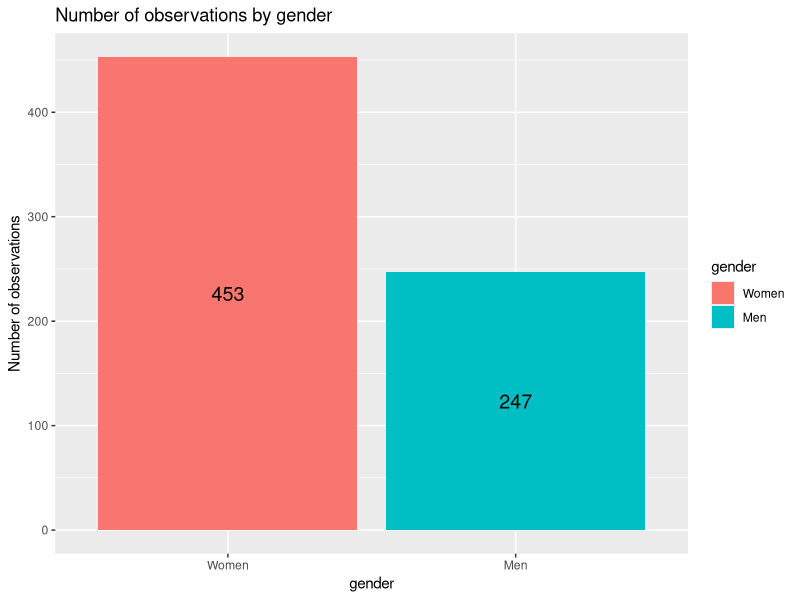
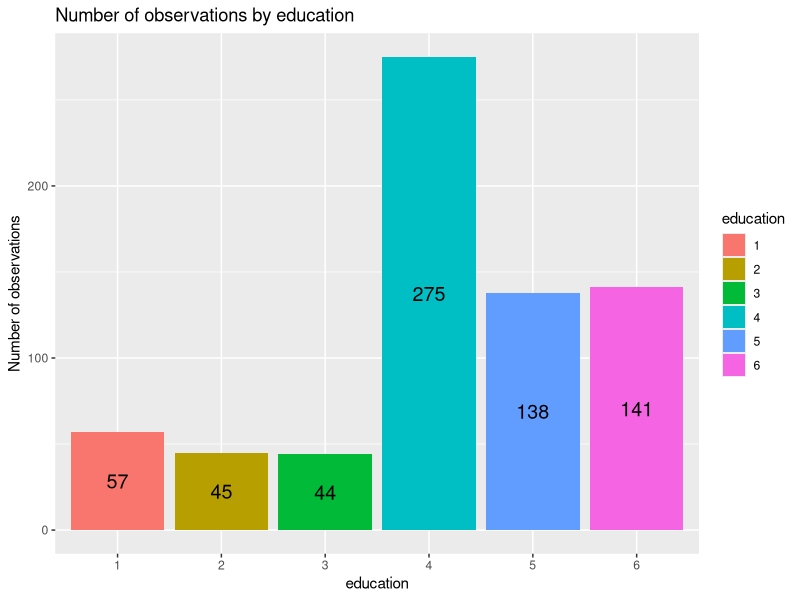
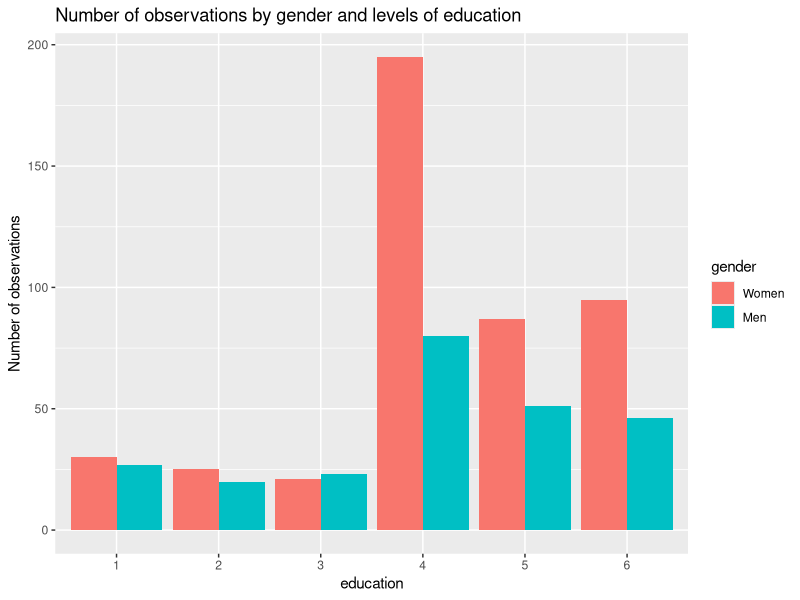
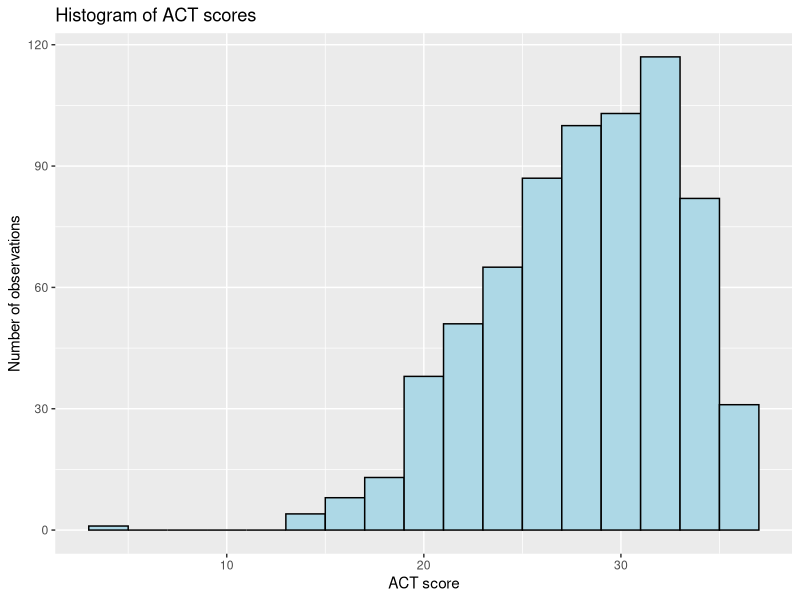
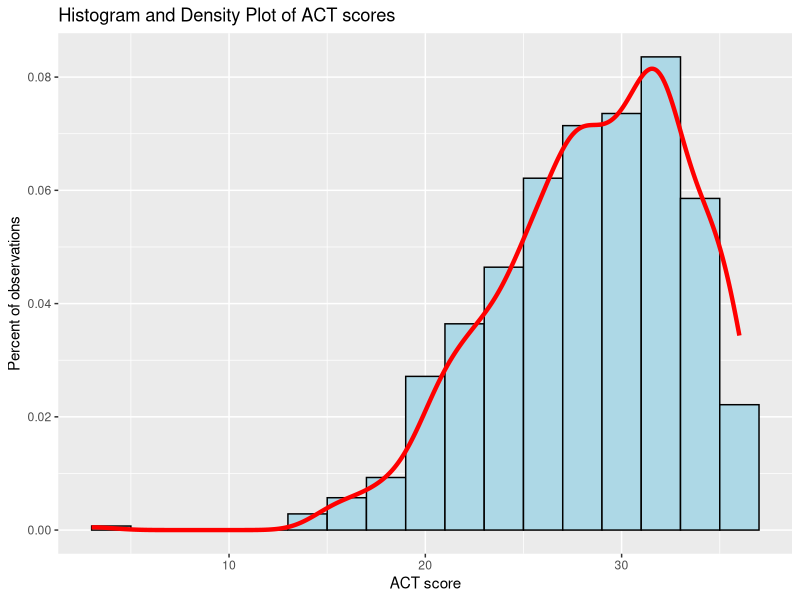
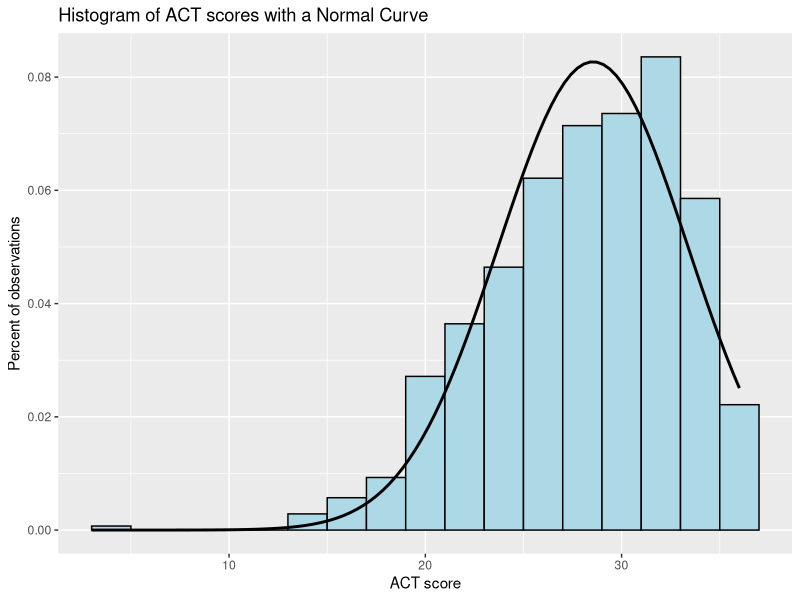
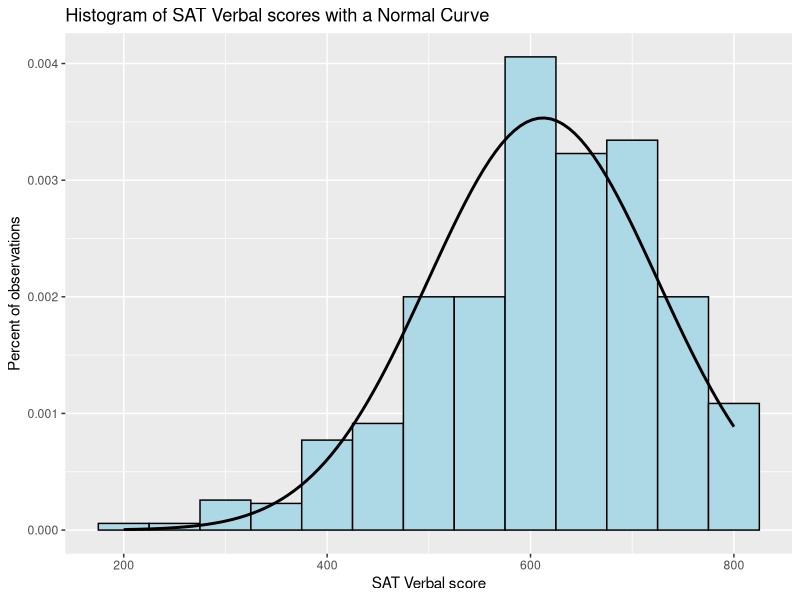
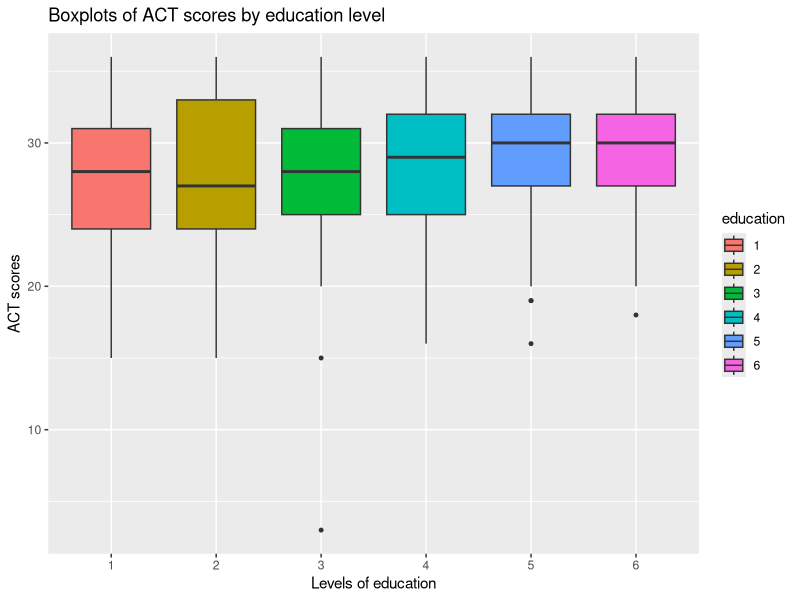

The R source for these figures, in order:
## ---- chunk 1
#install.packages("psych") # a statistical analysis package
#install.packages("rstatix") # a statistical analysis package
#install.packages("dplyr") # a data manipulation package
#install.packages("ggplot2") # a data visualization package
#install.packages("GGally") # a data visualization package (extension of ggplot2)
## ---- chunk 2
library(psych)
library(rstatix)
library(dplyr)
library(ggplot2)
library(GGally)
## ---- chunk 3
scores <- sat.act
## ---- chunk 4
# scores <-read.csv("sat.act.csv") # does not work in this case as you don't have a .csv file
## ---- chunk 5
# ?sat.act
## ---- chunk 6
head(scores) 
## ---- chunk 7
#view(scores)
## ---- chunk 8
nrow(scores) #To check the number of rows
ncol(scores) #To check the number of columns
## ---- chunk 9
str(scores)
## ---- chunk 10
typeof(scores$gender)
## ---- chunk 11
scores$gender <- as.factor(scores$gender)
## ---- chunk 12
is.factor(scores$gender)
## ---- chunk 13
typeof(scores$education)
## ---- chunk 14
scores$education <- as.factor(scores$education)
## ---- chunk 15
is.factor(scores$education)
## ---- chunk 16
str(scores)
## ---- chunk 17
scores$education <- as.integer(scores$education)
## ---- chunk 18
typeof(scores$education)
## ---- chunk 19
scores$education <- as.factor(scores$education)
## ---- chunk 20
is.factor(scores$education)
## ---- chunk 21
# Step 1: Change the data format to charachter
scores$gender <- as.character(scores$gender)

# Step 2: Replace "1" with "men" and "2" with "women"
scores$gender[scores$gender=="1"] <- "Men"
scores$gender[scores$gender=="2"] <- "Women"

# Step 3: Change the data format back to factor
scores$gender <- as.factor(scores$gender)

# Step 4: Check levels for `gender`
levels(scores$gender)
## ---- chunk 22
# Step 5: Reorder levels for `gender` 
scores <- scores %>% 
  reorder_levels(gender, order = c("Women","Men"))

# Step 6: Check levels for `gender`
levels(scores$gender)
## ---- chunk 23
table(scores$gender)
## ---- chunk 24
table(scores$gender, scores$education)
## ---- chunk 25
scores %>% 
  ggplot(aes(fill=gender, x=gender)) + 
    geom_bar(aes(y=..count..))+
    geom_text(aes(label = ..count..,y= ..count..), stat="count", position = position_stack(vjust = 0.5), size=5) +
    labs(title="Number of observations by gender",y="Number of observations")
## ---- chunk 26
scores %>% 
  ggplot(aes(fill=education, x=education))+
    geom_bar(aes(y=..count..))+
    geom_text(aes(label = ..count..,y= ..count..), stat="count", position = position_stack(vjust = 0.5), size=5) +
    labs(title="Number of observations by education",y="Number of observations")
## ---- chunk 27
scores %>% 
  ggplot(aes(fill=gender,x=education, y=..count..)) + 
    geom_bar(aes(y=..count..), position="dodge")+
    labs(title="Number of observations by gender and levels of education",y="Number of observations")
## ---- chunk 28
get_summary_stats(scores)
## ---- chunk 29
scores %>% 
  group_by(gender) %>%
  get_summary_stats(ACT)
## ---- chunk 30
scores %>%
  ggplot(aes(x=ACT)) + 
    geom_histogram(binwidth=2,color="black", fill="lightblue") +
    labs(title="Histogram of ACT scores ", x="ACT score", y="Number of observations")
## ---- chunk 31
scores %>%
  ggplot(aes(x=ACT)) + 
    geom_histogram(aes(y = stat(density)), binwidth=2, color="black", fill="lightblue") +
    geom_density(size=1.5, color="red") +  
    labs(title="Histogram and Density Plot of ACT scores ", x="ACT score", y="Percent of observations")
## ---- chunk 32
scores %>%
  ggplot(aes(x=ACT)) + 
    geom_histogram(aes(y = stat(density)), binwidth=2, color="black", fill="lightblue") +
    stat_function(fun = dnorm, args = list(mean = mean(scores$ACT), sd = sd(scores$ACT)),size=1)+
    labs(title="Histogram of ACT scores with a Normal Curve", x="ACT score", y="Percent of observations")
## ---- chunk 33
scores %>%
  ggplot(aes(x=SATV)) + 
    geom_histogram(aes(y = stat(density)), binwidth=50, color="black", fill="lightblue") +
    stat_function(fun = dnorm, args = list(mean = mean(scores$SATV), sd = sd(scores$SATV)),size=1)+
    labs(title="Histogram of SAT Verbal scores with a Normal Curve", x="SAT Verbal score", y="Percent of observations")
## ---- chunk 34
scores %>%
ggplot(aes(x=education, y=ACT, fill=education))+
    geom_boxplot(outlier.size=1)+
    labs(title="Boxplots of ACT scores by education level",x="Levels of education", y="ACT scores")
## ---- chunk 35
scores %>%
ggplot(aes(x=education, y=ACT, fill=gender))+
    geom_boxplot(outlier.size=1)+
    labs(title="Boxplots of ACT scores by education level and gender",x="Level of education", y="ACT score")
## ---- chunk 36
t.test(scores$ACT, mu = 27)
## ---- chunk 37
chisq.test(table(scores$gender), p = c(0.5,0.5))
## ---- chunk 38
t.test(scores$SATV ~ scores$gender, var.eq = TRUE)
## ---- chunk 39
ANOVA_SATV_ed <- aov(scores$SATV ~ scores$education)

summary(ANOVA_SATV_ed)
## ---- chunk 40
Tukey_ANOVA_SATV_ed <- TukeyHSD(aov(scores$SATV ~ scores$education), conf.level=.95) 
Tukey_ANOVA_SATV_ed
## ---- chunk 41
ANOVA_SATV_ed_g <- aov(scores$SATV ~ scores$education+scores$gender)

summary(ANOVA_SATV_ed_g)
## ---- chunk 42
chisq.test(table(scores$gender, scores$education))
## ---- chunk 43
ggplot(scores, aes(x=SATQ, y=SATV)) + 
  geom_point()+
  geom_smooth(method=lm)+
  labs(title="Scatteplot of SAT Verbal and SAT Quantitative scores",x="SAT Quantitative score", y="SAT Verbal score")
## ---- chunk 44
SATV_SATQ <- lm(scores$SATV ~ scores$SATQ)
summary(SATV_SATQ)
## ---- chunk 45
scores %>%
  select(SATV,SATQ,ACT) %>% 
  ggpairs(ggplot2::aes()) 
## ---- chunk 46
summary(lm(scores$SATV ~ scores$SATQ +  scores$ACT))
## ---- chunk 47
summary(lm(scores$SATV ~ scores$SATQ + scores$ACT + scores$age + scores$education + scores$gender))
## ---- chunk 48
summary(glm(scores$gender ~ scores$SATQ, family = binomial))
## ---- chunk 49
summary(glm(scores$gender ~ scores$SATQ + scores$SATV, family = binomial))
